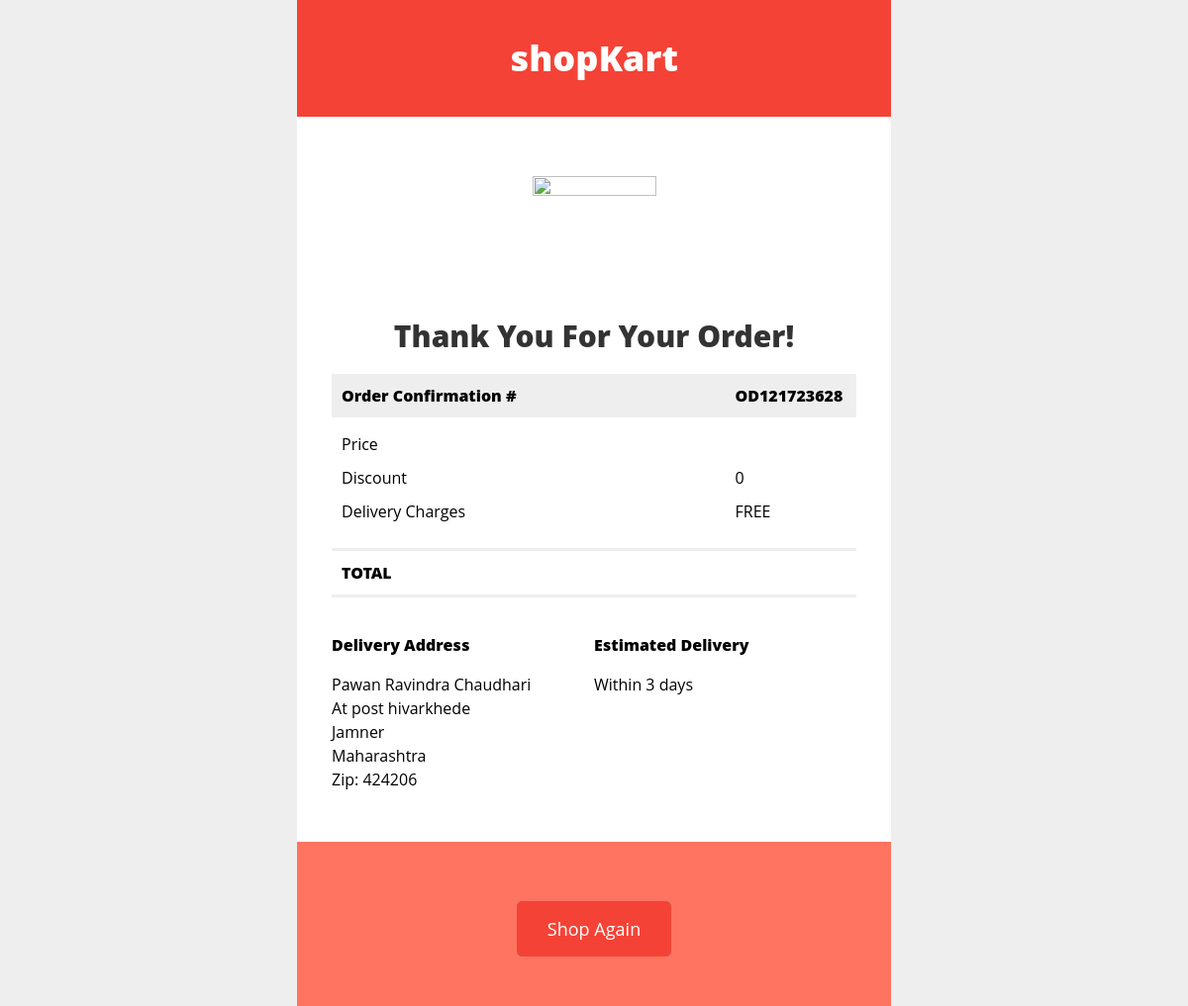
Screenshot of /orderconfirm/ (signed in) with the database file from the repository.
### app/models.py (models this page shows, shortened)
class Profile(models.Model):
    user = models.ForeignKey(UserInfo, on_delete=CASCADE)
    name = models.CharField(max_length=30)
    address = models.CharField(max_length=500)
    address2 = models.CharField(max_length=500)
    city = models.CharField(max_length=20)
    state = models.CharField(max_length=20)
    zip = models.IntegerField()
    class Meta:
        db_table = "Profile"

### app/views.py (the view)
# urls.py: path('orderconfirm/', views.orderconfirm),
def orderconfirm(request):
    user = UserInfo.objects.get(username = request.session["uname"])
    add = Profile.objects.filter(user = user)
    return render (request, 'orderconfirm.html', {"add":add})

### app/templates/orderconfirm.html (shortened to what this page needs)
<!DOCTYPE html>
<html>
<head>
<body style="margin: 0 !important; padding: 0 !important; background-color: #eeeeee;" bgcolor="#eeeeee">
    <table border="0" cellpadding="0" cellspacing="0" width="100%">
        <tr>
            <td align="center" style="background-color: #eeeeee;" bgcolor="#eeeeee">
                <table align="center" border="0" cellpadding="0" cellspacing="0" width="100%" style="max-width:600px;">
                    <tr>
                        <td align="center" valign="top" style="font-size:0; padding: 35px;" bgcolor="#F44336">
                            <div
                                style="display:inline-block; max-width:50%; min-width:100px; vertical-align:top; width:100%;">
                                <table align="left" border="0" cellpadding="0" cellspacing="0" width="100%"
                                    style="max-width:300px;">
                                    <tr>
                                        <td align="left" valign="top"
                                            style="font-family: Open Sans, Helvetica, Arial, sans-serif; font-size: 36px; font-weight: 800; line-height: 48px;"
                                            class="mobile-center">
                                            <center>
                                                <h1
                                                    style="font-size: 36px; font-weight: 800; margin: 0; color: #ffffff;">
                                                    shopKart</h1>
                                            </center>
                                        </td>
                                    </tr>
                                </table>
                            </div>
                        </td>
                    </tr>
                    <tr>
                        <td align="center" style="padding: 35px 35px 20px 35px; background-color: #ffffff;"
                            bgcolor="#ffffff">
                            <table align="center" border="0" cellpadding="0" cellspacing="0" width="100%"
                                style="max-width:600px;">
                                <tr>
                                    <td align="center"
                                        style="font-family: Open Sans, Helvetica, Arial, sans-serif; font-size: 16px; font-weight: 400; line-height: 24px; padding-top: 25px;">
                                        <img src="https://img.icons8.com/carbon-copy/100/000000/checked-checkbox.png"
                                            width="125" height="120" style="display: block; border: 0px;" /><br>
                                        <h2
                                            style="font-size: 30px; font-weight: 800; line-height: 36px; color: #333333; margin: 0;">
                                            Thank You For Your Order! </h2>
                                    </td>
                                </tr>
                                <tr>
                                    <td align="left" style="padding-top: 20px;">
                                        <table cellspacing="0" cellpadding="0" border="0" width="100%">
                                            <tr>
                                                <td width="75%" align="left" bgcolor="#eeeeee"
                                                    style="font-family: Open Sans, Helvetica, Arial, sans-serif; font-size: 16px; font-weight: 800; line-height: 24px; padding: 10px;">
                                                    Order Confirmation # </td>
                                                <td width="25%" align="left" bgcolor="#eeeeee"
                                                    style="font-family: Open Sans, Helvetica, Arial, sans-serif; font-size: 16px; font-weight: 800; line-height: 24px; padding: 10px;">
                                                    OD121723628</td>
                                            </tr>
                                            <tr>
                                                <td width="75%" align="left"
                                                    style="font-family: Open Sans, Helvetica, Arial, sans-serif; font-size: 16px; font-weight: 400; line-height: 24px; padding: 15px 10px 5px 10px;">
                                                    Price </td>
                                                <td width="25%" align="left"
                                                    style="font-family: Open Sans, Helvetica, Arial, sans-serif; font-size: 16px; font-weight: 400; line-height: 24px; padding: 15px 10px 5px 10px;">
                                                    {{request.session.tot}} </td>
                                            </tr>
                                            <tr>
                                                <td width="75%" align="left"
                                                    style="font-family: Open Sans, Helvetica, Arial, sans-serif; font-size: 16px; font-weight: 400; line-height: 24px; padding: 5px 10px;">
                                                    Discount </td>
                                                <td width="25%" align="left"
                                                    style="font-family: Open Sans, Helvetica, Arial, sans-serif; font-size: 16px; font-weight: 400; line-height: 24px; padding: 5px 10px;">
                                                    0 </td>
                                            </tr>
                                            <tr>
                                                <td width="75%" align="left"
                                                    style="font-family: Open Sans, Helvetica, Arial, sans-serif; font-size: 16px; font-weight: 400; line-height: 24px; padding: 5px 10px;">
                                                    Delivery Charges </td>
                                                <td width="25%" align="left"
                                                    style="font-family: Open Sans, Helvetica, Arial, sans-serif; font-size: 16px; font-weight: 400; line-height: 24px; padding: 5px 10px;">
                                                    FREE </td>
                                            </tr>
                                        </table>
                                    </td>
                                </tr>
                                <tr>
                                    <td align="left" style="padding-top: 20px;">
                                        <table cellspacing="0" cellpadding="0" border="0" width="100%">
                                            <tr>
                                                <td width="75%" align="left"
                                                    style="font-family: Open Sans, Helvetica, Arial, sans-serif; font-size: 16px; font-weight: 800; line-height: 24px; padding: 10px; border-top: 3px solid #eeeeee; border-bottom: 3px solid #eeeeee;">
                                                    TOTAL </td>
                                                <td width="25%" align="left"
                                                    style="font-family: Open Sans, Helvetica, Arial, sans-serif; font-size: 16px; font-weight: 800; line-height: 24px; padding: 10px; border-top: 3px solid #eeeeee; border-bottom: 3px solid #eeeeee;">
                                                    {{request.session.tot}} </td>
                                            </tr>
                                        </table>
                                    </td>
                                </tr>
                            </table>
                        </td>
                    </tr>
                    <tr>
                        <td align="center" height="100%" valign="top" width="100%"
                            style="padding: 0 35px 35px 35px; background-color: #ffffff;" bgcolor="#ffffff">
                            <table align="center" border="0" cellpadding="0" cellspacing="0" width="100%"
                                style="max-width:660px;">
                                <tr>
                                    <td align="center" valign="top" style="font-size:0;">
                                        <div
                                            style="display:inline-block; max-width:50%; min-width:240px; vertical-align:top; width:100%;">
                                            <table align="left" border="0" cellpadding="0" cellspacing="0" width="100%"
                                                style="max-width:300px;">
                                                <tr>
                                                    <td align="left" valign="top"
                                                        style="font-family: Open Sans, Helvetica, Arial, sans-serif; font-size: 16px; font-weight: 400; line-height: 24px;">
                                                        <p style="font-weight: 800;">Delivery Address</p>
                                                        <p> {%for data in add%}
                                                        <p>{{data.name}} <br>
                                                            {{data.address}} <br>
                                                            {{data.city}} <br>
                                                            {{data.state}} <br>
                                                            Zip: {{data.zip}}</p>
                                                        {%endfor%}</p>
                                                    </td>
                                                </tr>
                                            </table>
                                        </div>
                                        <div
                                            style="display:inline-block; max-width:50%; min-width:240px; vertical-align:top; width:100%;">
                                            <table align="left" border="0" cellpadding="0" cellspacing="0" width="100%"
                                                style="max-width:300px;">
                                                <tr>
                                                    <td align="left" valign="top"
                                                        style="font-family: Open Sans, Helvetica, Arial, sans-serif; font-size: 16px; font-weight: 400; line-height: 24px;">
                                                        <p style="font-weight: 800;">Estimated Delivery</p>
                                                        <p>Within 3 days</p>
                                                    </td>
                                                </tr>
                                            </table>
                                        </div>
                                    </td>
                                </tr>
                            </table>
                        </td>
                    </tr>
                    <tr>
                        <td align="center" style=" padding: 35px; background-color: #ff7361;" bgcolor="#1b9ba3">
                            <table align="center" border="0" cellpadding="0" cellspacing="0" width="100%"
                                style="max-width:600px;">
                                <tr>
                                    <td align="center" style="padding: 25px 0 15px 0;">
                                        <table border="0" cellspacing="0" cellpadding="0">
                                            <tr>
                                                <td align="center" style="border-radius: 5px;" bgcolor="#66b3b7"> <a
                                                        href="/" type="button" target="_blank"
                                                        style="font-size: 18px; font-family: Open Sans, Helvetica, Arial, sans-serif; color: #ffffff; text-decoration: none; border-radius: 5px; background-color: #F44336; padding: 15px 30px; border: 1px solid #F44336; display: block;">Shop
                                                        Again</a> </td>
                                            </tr>
                                        </table>
                                    </td>
                                </tr>
                            </table>
                        </td>
                    </tr>
                </table>
            </td>
        </tr>
    </table>
</body>
</html>

### app/templates/orderconfirm.html (style rules this page uses)
body, table, td, a { -webkit-text-size-adjust: 100%; -ms-text-size-adjust: 100%; }
table, td { mso-table-lspace: 0pt; mso-table-rspace: 0pt; }
img { -ms-interpolation-mode: bicubic; }
img { border: 0; height: auto; line-height: 100%; outline: none; text-decoration: none; }
table { border-collapse: collapse !important; }
body { height: 100% !important; margin: 0 !important; padding: 0 !important; width: 100% !important; }

### rows the page displays
Profile: name "Pawan Ravindra Chaudhari", address "At post hivarkhede", city "Jamner", state "Maharashtra", zip "424206"
